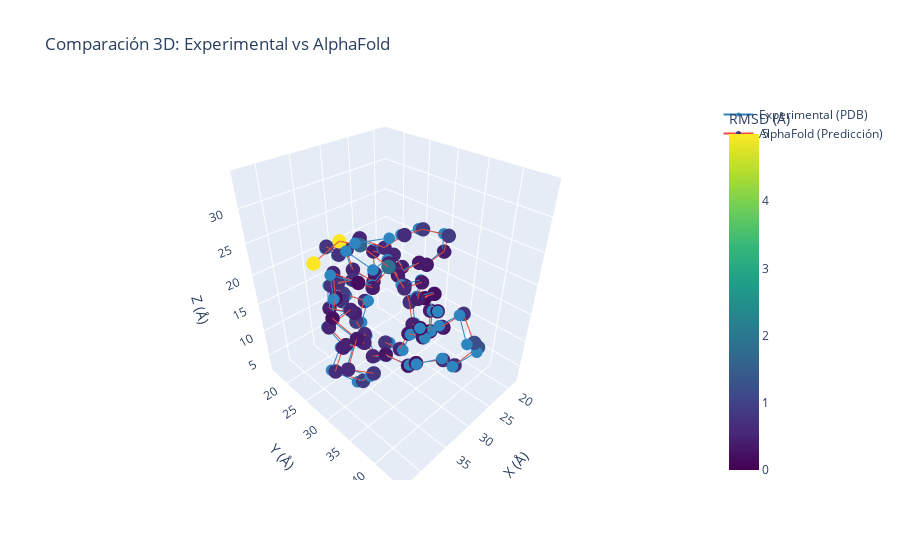

Here is the notebook cell this chart was saved with:
### Code cell
# Importaciones necesarias
import numpy as np
import pandas as pd
import plotly.graph_objects as go
import matplotlib.pyplot as plt
import seaborn as sns
import matplotlib.patches as mpatches
from Bio.PDB import PDBParser, Superimposer
from Bio.PDB.DSSP import dssp_dict_from_pdb_file
from typing import Dict, List, Tuple
import os
import warnings
from IPython.display import display, HTML

# Configuración de plotting
sns.set_theme(style="whitegrid")  # Configura el estilo de seaborn
warnings.filterwarnings("ignore")  # Ignorar advertencias de BioPython

class StructureComparator:
    def __init__(self, exp_path, af_path, chain_id="A"):
        """Inicializa el comparador de estructuras."""
        self.parser = PDBParser(QUIET=True)
        self.exp_path = exp_path
        self.af_path = af_path
        self.chain_id = chain_id
        
        # Cargar estructuras
        self.exp_structure = self.parser.get_structure("experimental", exp_path)
        self.af_structure = self.parser.get_structure("alphafold", af_path)
        
        # Inicializar resultados
        self.results = {}
        
        # Colores para visualización
        self.colors = {
            'helix': '#FF9999',
            'sheet': '#99FF99',
            'loop': '#9999FF',
            'exp': '#2E86C1',
            'af': '#E74C3C'
        }
        
        print(f"Comparador inicializado con:\n  - Estructura experimental: {exp_path}\n  - Estructura AlphaFold: {af_path}")
        
    def _get_cas(self, structure):
        """Extrae los carbonos alfa y sus números de residuo."""
        cas = []
        res_ids = []
        
        for res in structure[0][self.chain_id]:
            if "CA" in res:
                cas.append(res["CA"])
                res_ids.append(res.id[1])
                
        return cas, res_ids
    
    def analyze_structures(self):
        """Realiza un análisis completo de las estructuras."""
        # Calcular RMSD
        self._calculate_rmsd()
        
        print("\nAnálisis completo.")
        return self.results
    
    def _calculate_rmsd(self):
        """Calcula RMSD global y por residuo (método interno)."""
        # Obtener CAs
        exp_cas, exp_res_ids = self._get_cas(self.exp_structure)
        af_cas, af_res_ids = self._get_cas(self.af_structure)
        
        # Identificar residuos comunes
        common_res_ids = sorted(set(exp_res_ids) & set(af_res_ids))
        print(f"Residuos comunes: {len(common_res_ids)}")
        
        # Filtrar CAs para residuos comunes
        exp_cas_filtered = []
        af_cas_filtered = []
        
        for res_id in common_res_ids:
            exp_idx = exp_res_ids.index(res_id)
            af_idx = af_res_ids.index(res_id)
            exp_cas_filtered.append(exp_cas[exp_idx])
            af_cas_filtered.append(af_cas[af_idx])
        
        # Alinear estructuras
        super_imposer = Superimposer()
        super_imposer.set_atoms(exp_cas_filtered, af_cas_filtered)
        super_imposer.apply(af_cas_filtered)
        
        # Calcular RMSD por residuo
        rmsd_per_residue = []
        for exp_ca, af_ca in zip(exp_cas_filtered, af_cas_filtered):
            dist = np.linalg.norm(exp_ca.get_coord() - af_ca.get_coord())
            rmsd_per_residue.append(dist)
        
        # Guardar resultados
        self.results['rmsd'] = {
            'global': super_imposer.rms,
            'per_residue': np.array(rmsd_per_residue),
            'residue_ids': np.array(common_res_ids),
            'max': np.max(rmsd_per_residue),
            'mean': np.mean(rmsd_per_residue),
            'std': np.std(rmsd_per_residue),
            'high_rmsd_count': np.sum(np.array(rmsd_per_residue) > 2.0)
        }
        
        print(f"RMSD global: {super_imposer.rms:.2f} Å")
        print(f"RMSD promedio: {np.mean(rmsd_per_residue):.2f} Å")
        print(f"Residuos con RMSD > 2Å: {self.results['rmsd']['high_rmsd_count']}")
        
        return self.results['rmsd']
    
    def calculate_rmsd(self):
        """Método público para calcular RMSD."""
        return self._calculate_rmsd()
    
    def plot_rmsd_profile(self):
        """Genera un gráfico de RMSD por residuo."""
        if 'rmsd' not in self.results:
            raise ValueError("Primero debes calcular el RMSD con calculate_rmsd()")
            
        plt.figure(figsize=(12, 6))
        
        # Graficar RMSD
        res_ids = self.results['rmsd']['residue_ids']
        rmsd = self.results['rmsd']['per_residue']
        
        plt.plot(res_ids, rmsd, 'k-', label='RMSD', linewidth=2)
        
        # Añadir umbral RMSD
        plt.axhline(y=2.0, color='r', linestyle='--', label='Umbral 2Å')
        
        plt.xlabel('Número de Residuo')
        plt.ylabel('RMSD (Å)')
        plt.title('Perfil de RMSD por Residuo')
        plt.legend()
        plt.grid(True, alpha=0.3)
        
        return plt.gcf()
    
    def plot_3d_comparison(self):
        """Genera una visualización 3D interactiva de las estructuras."""
        if 'rmsd' not in self.results:
            raise ValueError("Primero debes calcular el RMSD con calculate_rmsd()")
        
        # Obtener CAs
        exp_cas, exp_res_ids = self._get_cas(self.exp_structure)
        af_cas, af_res_ids = self._get_cas(self.af_structure)
        
        # Filtrar para residuos comunes
        common_res_ids = self.results['rmsd']['residue_ids']
        
        exp_coords = []
        af_coords = []
        rmsd_values = []
        
        for res_id in common_res_ids:
            exp_idx = exp_res_ids.index(res_id)
            af_idx = af_res_ids.index(res_id)
            
            exp_coords.append(exp_cas[exp_idx].get_coord())
            af_coords.append(af_cas[af_idx].get_coord())
            
            # Encontrar RMSD para este residuo
            idx = np.where(self.results['rmsd']['residue_ids'] == res_id)[0][0]
            rmsd_values.append(self.results['rmsd']['per_residue'][idx])
        
        # Convertir a arrays
        exp_coords = np.array(exp_coords)
        af_coords = np.array(af_coords)
        rmsd_values = np.array(rmsd_values)
        
        # Crear gráfico 3D con plotly
        fig = go.Figure()
        
        # Estructura experimental
        fig.add_trace(go.Scatter3d(
            x=exp_coords[:, 0], y=exp_coords[:, 1], z=exp_coords[:, 2],
            mode='lines+markers',
            marker=dict(size=4, color=self.colors['exp']),
            line=dict(color=self.colors['exp'], width=2),
            name="Experimental (PDB)"
        ))
        
        # Estructura AlphaFold con colores basados en RMSD
        fig.add_trace(go.Scatter3d(
            x=af_coords[:, 0], y=af_coords[:, 1], z=af_coords[:, 2],
            mode='lines+markers',
            marker=dict(
                size=5, 
                color=rmsd_values, 
                colorscale='Viridis',
                cmin=0, 
                cmax=5,
                colorbar=dict(title="RMSD (Å)")
            ),
            line=dict(color=self.colors['af'], width=2),
            name="AlphaFold (Predicción)"
        ))
        
        # Configuración
        fig.update_layout(
            scene=dict(
                xaxis_title='X (Å)',
                yaxis_title='Y (Å)',
                zaxis_title='Z (Å)',
            ),
            title="Comparación 3D: Experimental vs AlphaFold"
        )
        
        return fig

# Ejemplo de uso
if __name__ == "__main__":
    # Rutas de archivos
    exp_path = "/home/antonio-tapia/Documentos/pdb_files/pdb1ubq.ent"
    af_path = "/home/antonio-tapia/Documentos/alphafold_models/P0CG47.pdb"
    
    # Crear comparador
    comparator = StructureComparator(exp_path, af_path, chain_id="A")
    
    # Calcular RMSD
    comparator.calculate_rmsd()
    
    # Visualizar perfil de RMSD
    rmsd_plot = comparator.plot_rmsd_profile()
    plt.show()
    
    # Visualización 3D
    fig_3d = comparator.plot_3d_comparison()
    fig_3d.show()  # Esto abrirá la visualización en el navegador

### Figure 1 — Plotly figure (JSON) as saved in the notebook; plotly's stock layout.template omitted (floating-point values rounded to 4 significant figures)
{"data": [{"line": {"color": "#2E86C1", "width": 2}, "marker": {"color": "#2E86C1", "size": 4}, "mode": "lines+markers", "name": "Experimental (PDB)", "type": "scatter3d", "x": [26.27, 26.85, 26.24, 26.77, 28.6, 27.69, 30.23, 29.61, 31.42, 28.98, 31.19, 29.54, 31.72, 30.5, 31.68, 31.22, 30.29, 28.47, 25.83, 28.05, 30.8, 31.4, 31.29, 35.03, 35.59, 33.53, 35.6, 38.79, 37.47, 36.73, 40.27, 41.72, 39.81, 39.68, 42.35, 40.23, 41.46, 38.82, 39.06, 37.74, 34.74, 31.2, 28.76, 25.03, 22.13, 18.44, 19.4, 21.55, 25.35, 26.83, 29.01, 32.26, 31.57, 28.11, 27.57, 25.59, 22.92, 22.42, 21.08, 19.07, 21.18, 20.08, 21.66, 21.91, 21.42, 23.21, 25.15, 26.18, 29.8, 30.48, 34.15, 35.16, 38.67, 40.87, 41.85, 40.37], "y": [25.41, 29.02, 30.06, 33.44, 33.97, 37.31, 38.64, 41.18, 43.94, 43.96, 42.01, 39.02, 36.29, 33.88, 30.27, 27.34, 24.25, 20.94, 19.83, 16.83, 19.08, 19.06, 22.2, 21.72, 21.94, 25.1, 26.72, 25.76, 27.39, 30.57, 30.51, 30.02, 32.99, 35.55, 34.27, 33.72, 30.75, 28.02, 28.06, 31.64, 30.88, 30.33, 29.57, 30.17, 29.06, 29.14, 29.89, 26.8, 26.87, 24.52, 21.66, 20.67, 16.96, 17.44, 18.19, 21.11, 18.58, 17.64, 21.15, 21.35, 24.26, 24.77, 26.85, 30.56, 30.25, 32.76, 31.61, 34.13, 34.15, 35.37, 35.47, 34.17, 35.5, 33.8, 36.55, 39.81], "z": [2.842, 3.898, 7.497, 9.197, 12.5, 14.14, 16.66, 19.47, 17.55, 14.68, 12.33, 10.65, 9.176, 6.512, 6.639, 4.275, 6.193, 5.98, 8.494, 9.21, 10.57, 14.29, 16.42, 17.07, 13.3, 12.98, 15.74, 13.88, 10.67, 12.65, 14.11, 10.64, 9.233, 12.07, 14.43, 17.51, 19.59, 19.89, 23.69, 23.71, 21.47, 22.78, 19.91, 20.4, 18.18, 19.08, 22.66, 23.13, 23.64, 21.01, 22.29, 20.51, 19.83, 18.28, 14.56, 13.07, 12.02, 15.69, 16.25, 13.0, 11.69, 8.033, 5.24, 5.881, 9.62, 11.89, 14.98, 17.65, 18.83, 22.37, 23.48, 26.9, 27.68, 30.25, 32.69, 33.94]}, {"line": {"color": "#E74C3C", "width": 2}, "marker": {"cmax": 5, "cmin": 0, "color": [0.7566, 0.521, 0.3772, 0.3366, 0.06518, 0.169, 0.402, 0.749, 1.217, 1.332, 0.6581, 0.6764, 0.2138, 0.2689, 0.303, 0.5477, 0.5511, 0.9483, 0.5866, 0.9326, 0.7303, 0.7303, 0.6778, 0.717, 0.4247, 0.4321, 0.5084, 0.4967, 0.4617, 0.499, 0.4701, 0.648, 0.8911, 0.769, 0.6161, 0.3504, 0.2235, 0.3045, 0.5008, 0.1878, 0.3976, 0.4859, 0.381, 0.3358, 0.3289, 0.3937, 0.9101, 0.8923, 0.6397, 0.5784, 0.5334, 0.7295, 0.8331, 0.7102, 0.4979, 0.3194, 0.3496, 0.4232, 0.5465, 0.396, 0.5291, 0.7029, 0.4633, 0.1142, 0.3798, 0.1608, 0.1282, 0.2197, 0.3962, 0.3512, 0.6244, 0.5028, 1.867, 1.609, 6.854, 11.74], "colorbar": {"title": {"text": "RMSD (Å)"}}, "colorscale": [[0, "#440154"], [0.1111, "#482878"], [0.2222, "#3e4989"], [0.3333, "#31688e"], [0.4444, "#26828e"], [0.5556, "#1f9e89"], [0.6667, "#35b779"], [0.7778, "#6ece58"], [0.8889, "#b5de2b"], [1, "#fde725"]], "size": 5}, "mode": "lines+markers", "name": "AlphaFold (Predicción)", "type": "scatter3d", "x": [26.82, 27.07, 26.36, 26.84, 28.54, 27.58, 29.98, 28.87, 30.27, 27.83, 30.59, 29.2, 31.62, 30.64, 31.7, 31.66, 30.61, 29.25, 26.21, 28.67, 31.14, 31.58, 31.26, 35.03, 35.6, 33.43, 35.54, 38.77, 37.29, 36.57, 40.16, 41.51, 39.4, 39.47, 42.55, 40.26, 41.29, 38.52, 38.57, 37.78, 34.91, 31.36, 28.99, 25.26, 22.28, 18.53, 19.39, 21.54, 25.29, 26.82, 28.98, 32.34, 31.69, 28.26, 27.65, 25.84, 23.15, 22.59, 21.45, 19.41, 21.7, 20.77, 22.08, 21.96, 21.59, 23.11, 25.17, 26.21, 29.87, 30.57, 34.22, 35.33, 37.75, 39.56, 39.4, 42.59], "y": [24.9, 28.56, 29.7, 33.11, 33.97, 37.34, 38.92, 41.25, 44.19, 43.35, 41.91, 38.95, 36.1, 33.73, 30.08, 27.1, 24.1, 20.55, 19.38, 16.77, 19.48, 19.49, 22.78, 22.37, 22.29, 25.45, 27.19, 26.21, 27.76, 30.98, 30.93, 30.63, 33.69, 35.94, 34.77, 33.98, 30.8, 28.04, 28.05, 31.82, 31.18, 30.76, 29.87, 30.41, 29.31, 29.52, 30.8, 27.66, 27.49, 25.0, 22.08, 21.27, 17.49, 17.97, 18.46, 21.29, 18.69, 17.87, 21.51, 21.49, 24.26, 24.7, 26.68, 30.47, 29.92, 32.66, 31.7, 34.29, 34.49, 35.66, 36.06, 34.57, 36.99, 34.58, 30.89, 30.04], "z": [2.931, 3.991, 7.545, 9.177, 12.49, 14.02, 16.5, 19.34, 17.25, 14.39, 12.08, 10.07, 9.191, 6.343, 6.867, 4.493, 6.619, 6.345, 8.447, 9.911, 11.07, 14.85, 16.76, 17.38, 13.55, 13.21, 15.91, 14.09, 10.87, 12.87, 14.28, 10.7, 9.619, 12.7, 14.73, 17.74, 19.72, 19.93, 23.8, 23.74, 21.29, 22.64, 19.81, 20.47, 18.33, 19.14, 22.68, 23.37, 23.79, 21.34, 22.62, 20.92, 20.46, 18.72, 14.98, 13.15, 12.27, 16.01, 16.43, 13.15, 11.81, 8.134, 5.152, 5.841, 9.627, 11.82, 14.89, 17.51, 18.64, 22.21, 23.29, 26.64, 28.33, 30.76, 29.7, 27.83]}], "layout": {"scene": {"xaxis": {"title": {"text": "X (Å)"}}, "yaxis": {"title": {"text": "Y (Å)"}}, "zaxis": {"title": {"text": "Z (Å)"}}}, "title": {"text": "Comparación 3D: Experimental vs AlphaFold"}}}
